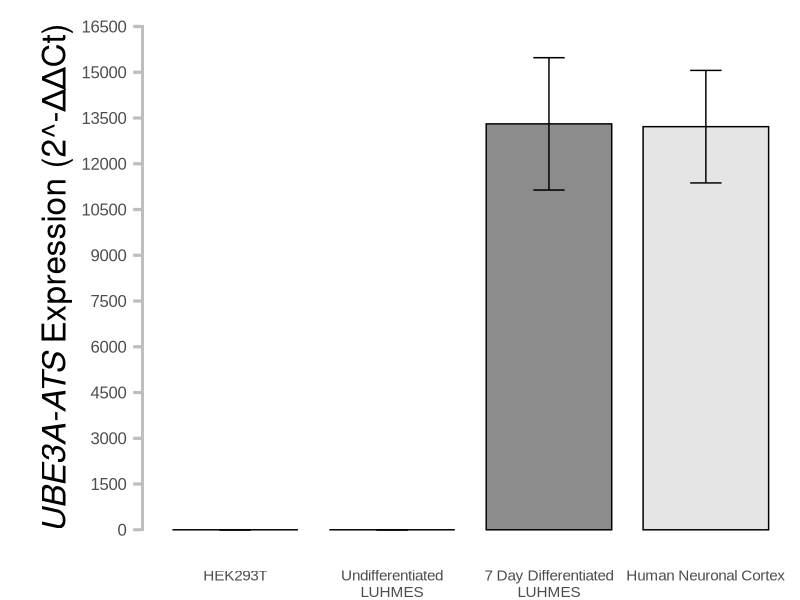

Recreate this plot in R.
library(ggplot2)

# Data for the Y-axis
treatment_groups <- c('HEK293T', 'Undifferentiated LUHMES', '7 Day Differentiated LUHMES', 'Human Neuronal Cortex')
expression_values <- c(0, 0, 13307.94326, 13216.01858)
standard_errors <- c(0, 0, 2169.21653, 1844.629149)

# Create a data frame
data <- data.frame(Treatment_Groups = treatment_groups, Expression = expression_values, Standard_Error = standard_errors)

# Reorder the treatment groups
data$Treatment_Groups <- factor(data$Treatment_Groups, levels = c('HEK293T', 'Undifferentiated LUHMES', '7 Day Differentiated LUHMES', 'Human Neuronal Cortex'))

# Set custom colors
colors <- c('HEK293T' = 'gray90', 
            'Undifferentiated LUHMES' = 'gray90', 
            '7 Day Differentiated LUHMES' = 'gray55', 
            'Human Neuronal Cortex' = 'gray90')

# Plotting
ggplot(data, aes(x = Treatment_Groups, y = Expression, fill = Treatment_Groups)) +
  geom_bar(stat = "identity", color = "black", width = 0.8, position = position_dodge(width = 0.9)) +
  geom_errorbar(aes(ymin = Expression - Standard_Error, ymax = Expression + Standard_Error), width = 0.2, color = "black", position = position_dodge(width = 0.9)) +
  geom_segment(aes(x = -Inf, xend = -Inf, y = -30, yend = 16540), color = "gray", size = 2) +
  scale_fill_manual(values = colors, guide = "none") +
  labs(x = NULL, y = expression(italic("UBE3A-ATS") ~ "Expression (2^-ΔΔCt)")) +
  theme_minimal(base_size = 24) +
  theme(
    plot.title = element_blank(),
    panel.grid.major = element_blank(),
    panel.grid.minor = element_blank(),
    axis.ticks.x = element_blank(),
    axis.ticks.y = element_line(color = "gray"),
    axis.line.y = element_blank(),
    axis.text.y = element_text(family = "Arial", size = 12),
    axis.text.x = element_text(family = "Arial", size = 11, angle = 0, hjust = 0.5, vjust = 1),
    axis.title.y = element_text(margin = margin(l = 30)),
    legend.position = "none",
    plot.margin = margin(0, 0, 0, 0),
    axis.ticks.length = unit(0.2, "cm"),
    axis.ticks.margin = unit(0.1, "cm")
  ) +
  scale_x_discrete(labels = function(x) {
    ifelse(x == "Undifferentiated LUHMES", "Undifferentiated\nLUHMES",
           ifelse(x == "7 Day Differentiated LUHMES", "7 Day Differentiated\nLUHMES", x))
  }) +
  scale_y_continuous(breaks = seq(0, 165000, 1500), limits = c(-30, 16540))
